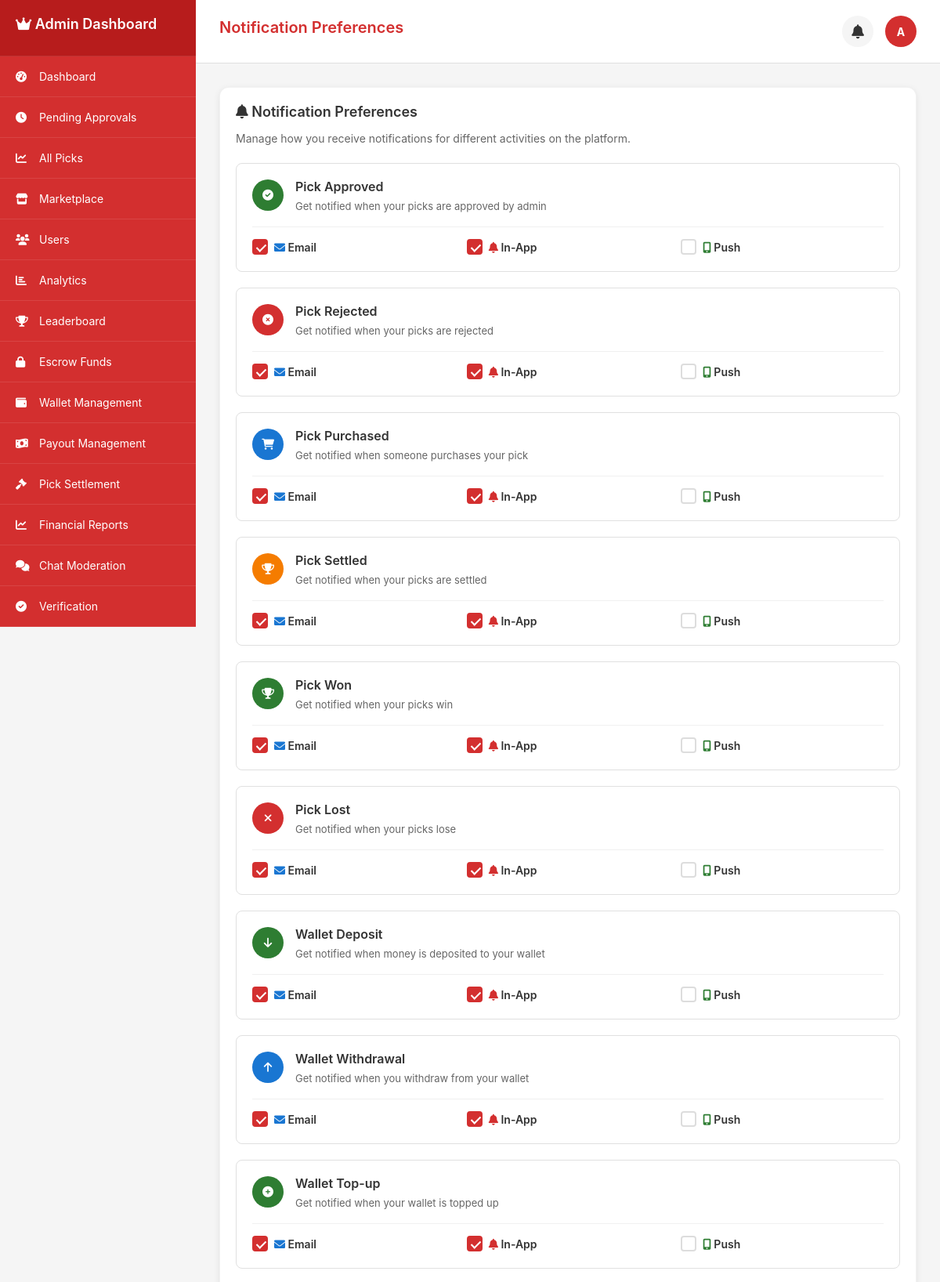
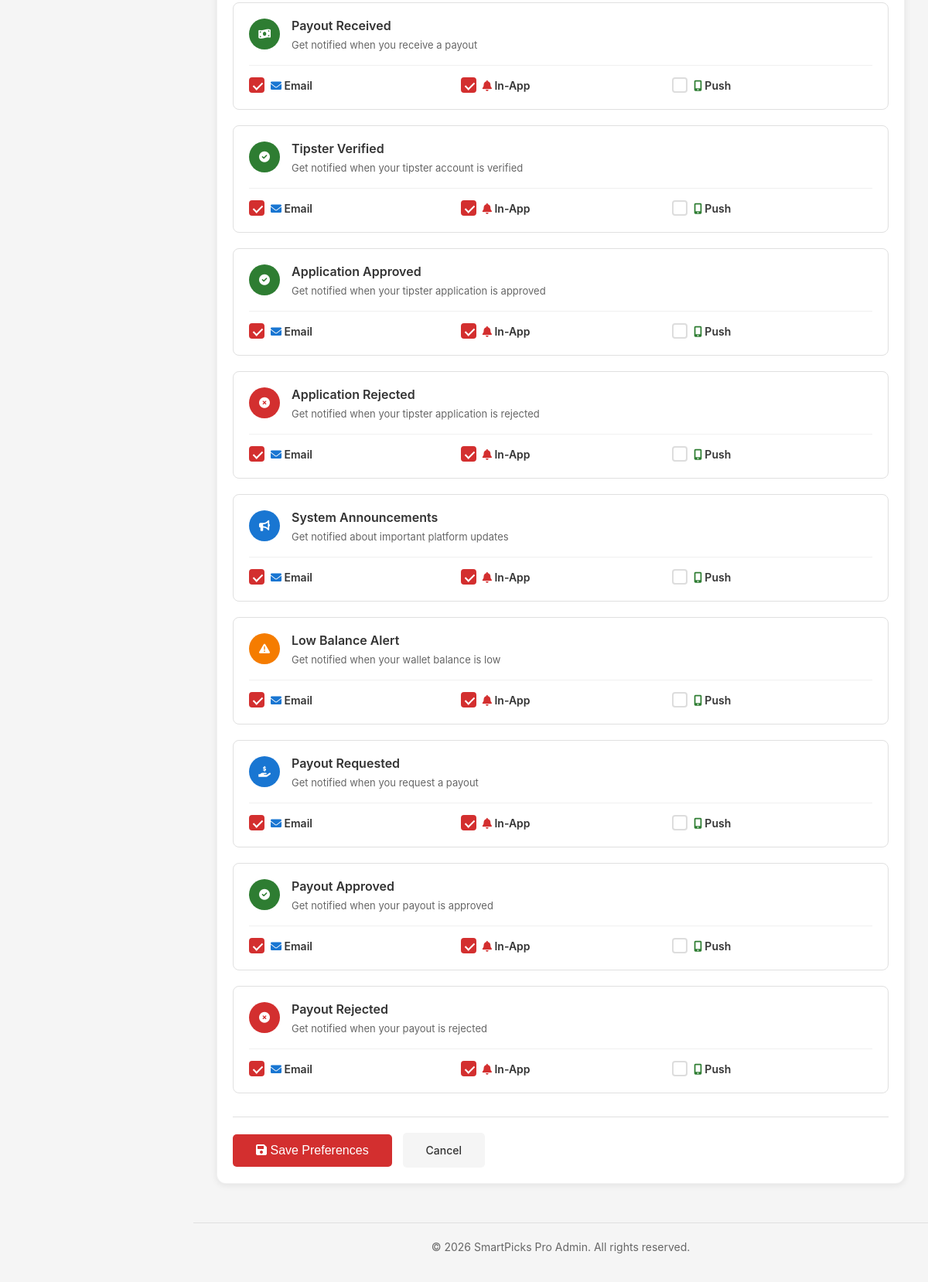
/notification_preferences (signed in), run on the app's committed database (2 pictures, top to bottom).
### tables this page shows
CREATE TABLE `users` (
  `id` int(11) NOT NULL AUTO_INCREMENT,
  `username` varchar(50) NOT NULL,
  `email` varchar(100) NOT NULL,
  `password` varchar(255) NOT NULL,
  `display_name` varchar(100) NOT NULL,
  `avatar` varchar(255) DEFAULT NULL,
  `role` enum('user','tipster','admin') DEFAULT 'user',
  `status` enum('active','inactive','suspended') DEFAULT 'active',
  `phone` varchar(20) DEFAULT NULL,
  `country` varchar(50) DEFAULT 'Ghana',
  `timezone` varchar(50) DEFAULT 'Africa/Accra',
  `last_login` datetime DEFAULT NULL,
  `created_at` datetime DEFAULT current_timestamp(),
  `updated_at` datetime DEFAULT current_timestamp() ON UPDATE current_timestamp(),
  `country_code` varchar(3) DEFAULT 'GHA',
  `flag_emoji` varchar(10) DEFAULT '??',
  `is_online` tinyint(1) DEFAULT 0,
  `last_activity` datetime DEFAULT NULL,
  `is_verified` tinyint(1) DEFAULT 0,
  `email_notifications` tinyint(1) DEFAULT 1,
  `sms_notifications` tinyint(1) DEFAULT 0,
  `push_notifications` tinyint(1) DEFAULT 1,
  `bio` text DEFAULT NULL,
  PRIMARY KEY (`id`),
  UNIQUE KEY `username` (`username`),
  UNIQUE KEY `email` (`email`),
  KEY `idx_username` (`username`),
  KEY `idx_email` (`email`),
  KEY `idx_role` (`role`),
  KEY `idx_status` (`status`),
  KEY `idx_country_code` (`country_code`),
  KEY `idx_is_online` (`is_online`)
);

CREATE TABLE IF NOT EXISTS `user_notification_preferences` (
    `id` INT(11) NOT NULL AUTO_INCREMENT,
    `user_id` INT(11) NOT NULL,
    `notification_type` VARCHAR(50) NOT NULL,
    `email_enabled` TINYINT(1) DEFAULT 1,
    `in_app_enabled` TINYINT(1) DEFAULT 1,
    `push_enabled` TINYINT(1) DEFAULT 0,
    `created_at` DATETIME DEFAULT CURRENT_TIMESTAMP,
    `updated_at` DATETIME DEFAULT CURRENT_TIMESTAMP ON UPDATE CURRENT_TIMESTAMP,
    PRIMARY KEY (`id`),
    UNIQUE KEY `unique_user_type` (`user_id`, `notification_type`),
    INDEX `idx_user_id` (`user_id`),
    FOREIGN KEY (`user_id`) REFERENCES `users`(`id`) ON DELETE CASCADE
);

### app/models/Database.php (called while the page is built, shortened)
<?php
class Database {
    private static $instance = null;
    private $connection = null;
    public static function getInstance() {
        if (self::$instance === null) {
            self::$instance = new self();
        }
        return self::$instance;
    }
    private function connect() {
        try {
            require_once __DIR__ . '/../../config/config.php';
            $dbConfig = config('database');
            $dsn = "mysql:host={$dbConfig['host']};port={$dbConfig['port']};dbname={$dbConfig['name']};charset={$dbConfig['charset']}";
            $this->connection = new PDO($dsn, $dbConfig['user'], $dbConfig['pass'], [
                PDO::ATTR_ERRMODE => PDO::ERRMODE_EXCEPTION,
                PDO::ATTR_DEFAULT_FETCH_MODE => PDO::FETCH_ASSOC,
                PDO::ATTR_EMULATE_PREPARES => false,
                PDO::ATTR_PERSISTENT => false
            ]);
        } catch (PDOException $e) {
            throw new Exception("Database connection failed: " . $e->getMessage());
        }
    }
    public function query($sql, $params = []) {
        try {
            $stmt = $this->connection->prepare($sql);
            $stmt->execute($params);
            return $stmt;
        } catch (PDOException $e) {
            throw new Exception("Query failed: " . $e->getMessage());
        }
    }
    public function fetch($sql, $params = []) {
        $stmt = $this->query($sql, $params);
        return $stmt->fetch();
    }
    public function fetchAll($sql, $params = []) {
        $stmt = $this->query($sql, $params);
        return $stmt->fetchAll();
    }
}
?>

### app/models/Logger.php (called while the page is built, shortened)
<?php
class Logger {
    private static $instance = null;
    public static function getInstance() {
        if (self::$instance === null) {
            self::$instance = new self();
        }
        return self::$instance;
    }
}
?>

### app/models/MailService.php (called while the page is built, shortened)
<?php
require_once __DIR__ . '/Database.php';
require_once __DIR__ . '/Logger.php';
class MailService {
    private static $instance = null;
    private $db;
    private $logger;
    private function __construct() {
        $this->db = Database::getInstance();
        $this->logger = Logger::getInstance();
        $this->loadConfig();
    }
    public static function getInstance() {
        if (self::$instance === null) {
            self::$instance = new self();
        }
        return self::$instance;
    }
    private function loadConfig() {
        try {
            $settings = $this->db->fetchAll("
                SELECT setting_key, `value`
                FROM platform_settings
                WHERE setting_key LIKE 'email_%'
            ");
            foreach ($settings as $setting) {
                $key = str_replace('email_', '', $setting['setting_key']);
            }
        } catch (Exception $e) {
            $errorMessage = $e->getMessage();
            $this->logger->warning('Failed to load email config from database, using defaults', [
                'error' => $errorMessage,
                'trace' => $e->getTraceAsString()
            ]);
            error_log("MailService loadConfig error: " . $errorMessage);
            error_log("Query attempted: SELECT setting_key, `value` FROM platform_settings WHERE setting_key LIKE 'email_%'");
            $this->config = [
                'enabled' => false,
                'method' => 'mail',
                'from_email' => 'noreply@betrollover.com',
                'from_name' => 'SmartPicks Pro',
                'admin_email' => 'admin@betrollover.com'
            ];
        }
    }
}
?>

### config/config.php (called while the page is built, shortened)
<?php
$config = [
    'app_name' => 'BetRollover',
    'app_version' => '2.0.0',
    'country' => 'Ghana',
    'currency' => 'GHS',
    'timezone' => 'Africa/Accra',
    'database' => [
        'host' => 'localhost',
        'port' => 3306,
        'name' => 'betrollover_workingdata',
        'user' => 'betrollover_workinguser',
        'pass' => 'x3MwB%^UuUPh',
        'charset' => 'utf8mb4'
    ],
    'logging' => [
        'enabled' => true,
        'level' => 'error',
        'file' => 'error.log',
        'path' => __DIR__ . '/../storage/logs/',
        'max_size' => 10485760,
        'rotate' => true
    ],
    'error_handling' => [
        'display_errors' => false,
        'log_errors' => true,
        'error_reporting' => E_ALL & ~E_DEPRECATED & ~E_STRICT
    ],
    'paystack' => [
        'secret_key' => 'sk_live_7a5d6a4b0d156dd5a9ebb790296a096120b43cdf',
        'public_key' => 'pk_live_31ec7e4d0ed96a9169e7dfbd6265ce4f67dd0721',
        'base_url' => 'https://api.paystack.co',
        'webhook_secret' => 'your_webhook_secret_here'
    ],
    'commissions' => [
        'tipster_rate' => 70.0,
        'platform_rate' => 30.0,
        'payout_fee' => 10.0
    ],
    'geoip' => [
        'api_key' => '',
        'service' => 'ipapi',
        'timeout' => 5,
        'cache_duration' => 3600
    ],
    'chat' => [
        'enabled' => true,
        'max_message_length' => 500,
        'auto_refresh_interval' => 2000,
        'online_timeout' => 5
    ],
    'support' => [
        'enabled' => true,
        'auto_assign' => false,
        'response_timeout' => 24
    ],
    'base_url' => 'https://www.betrollover.com',
    'assets_url' => 'https://www.betrollover.com/public'
];
function config($key, $default = null) {
    global $config;
    $keys = explode('.', $key);
    $value = $config;
    foreach ($keys as $k) {
        if (isset($value[$k])) {
            $value = $value[$k];
        } else {
            return $default;
        }
    }
    return $value;
}
?>

### app/models/NotificationService.php (called while the page is built, shortened)
<?php
require_once __DIR__ . '/Database.php';
require_once __DIR__ . '/Logger.php';
require_once __DIR__ . '/MailService.php';
class NotificationService {
    private static $instance = null;
    private $db;
    private function __construct() {
        $this->db = Database::getInstance();
        $this->mailService = MailService::getInstance();
    }
    public static function getInstance() {
        if (self::$instance === null) {
            self::$instance = new self();
        }
        return self::$instance;
    }
    public function getAllPreferences($userId) {
        return $this->db->fetchAll("
            SELECT notification_type, email_enabled, in_app_enabled, push_enabled
            FROM user_notification_preferences
            WHERE user_id = ?
            ORDER BY notification_type
        ", [$userId]);
    }
}

### app/views/layouts/admin_layout.php (the view, shortened to what this page needs)
<!DOCTYPE html>
<html lang="en">
<head>
    <link rel="stylesheet" href="https://cdnjs.cloudflare.com/ajax/libs/font-awesome/6.0.0-beta3/css/all.min.css">
</head>
<body>
    <div class="sidebar" id="sidebar">
        <div class="sidebar-header">
            <h2><i class="fas fa-crown"></i> Admin Dashboard</h2>
        </div>
        <nav class="sidebar-menu">
            <?php include __DIR__ . '/../components/admin_menu.php'; ?>
        </nav>
    </div>
    <div class="main-content">
        <div class="page-header">
            <h1 class="page-title"><?php echo isset($pageTitle) ? $pageTitle : 'Admin Dashboard'; ?></h1>
            <div class="admin-info">
                <div class="notification-container">
                    <div class="notification-bell" id="notificationBell" onclick="toggleNotificationDropdown()">
                        <i class="fas fa-bell"></i>
                    </div>
                </div>
                <div class="admin-avatar">
                    <?php echo isset($user) ? strtoupper(substr($user['username'], 0, 1)) : 'A'; ?>
                </div>
            </div>
        </div>
        <div class="content-area">
            <?php echo isset($content) ? $content : ''; ?>
        </div>
        <div class="footer">
            <p>&copy; <?php echo date('Y'); ?> SmartPicks Pro Admin. All rights reserved.</p>
        </div>
    </div>
</body>
</html>

### app/controllers/notification_preferences.php (shortened to what this page needs)
<?php
$host = $_SERVER['HTTP_HOST'] ?? $_SERVER['SERVER_NAME'] ?? '';
$isLocalhost = strpos($host, 'localhost') !== false || strpos($host, '127.0.0.1') !== false;
if ($isLocalhost && isset($_SERVER['REQUEST_URI']) && strpos($_SERVER['REQUEST_URI'], '/SmartPicksPro-Local') !== false) {
    $baseUrl = '/SmartPicksPro-Local';
}
require_once CONFIG_PATH . '/config.php';
require_once APP_PATH . '/models/Database.php';
require_once APP_PATH . '/models/NotificationService.php';
$db = Database::getInstance();
$notificationService = NotificationService::getInstance();
$userId = $_SESSION['user_id'];
$user = $db->fetch("SELECT * FROM users WHERE id = ?", [$userId]);
$currentPreferences = $notificationService->getAllPreferences($userId);
$prefsMap = [];
foreach ($currentPreferences as $pref) {
    $prefsMap[$pref['notification_type']] = $pref;
}
$userRole = $_SESSION['role'] ?? 'user';
$layoutFile = $userRole === 'admin' ? 'admin_layout.php' : ($userRole === 'tipster' ? 'tipster_layout.php' : 'user_layout.php');
$pageTitle = 'Notification Preferences';
?>
<div class="card">
    <h2><i class="fas fa-bell"></i> Notification Preferences</h2>
    <p style="color: #666; margin-bottom: 20px;">Manage how you receive notifications for different activities on the platform.</p>
    <form method="POST" action="">
        <div style="display: grid; gap: 20px;">
            <?php foreach ($notificationTypes as $type => $config):
                $pref = $prefsMap[$type] ?? null;
                $emailEnabled = $pref ? (bool)$pref['email_enabled'] : true;
                $inAppEnabled = $pref ? (bool)$pref['in_app_enabled'] : true;
                $pushEnabled = $pref ? (bool)$pref['push_enabled'] : false;
            ?>
                <div style="border: 1px solid #e0e0e0; border-radius: 8px; padding: 20px; background: white;">
                    <div style="display: flex; align-items: start; gap: 15px; margin-bottom: 15px;">
                        <div style="width: 40px; height: 40px; border-radius: 50%; background: <?php echo $config['color']; ?>; display: flex; align-items: center; justify-content: center; color: white; flex-shrink: 0;">
                            <i class="fas fa-<?php echo $config['icon']; ?>"></i>
                        </div>
                        <div style="flex: 1;">
                            <h3 style="margin: 0 0 5px 0; font-size: 16px; font-weight: 600;"><?php echo htmlspecialchars($config['title']); ?></h3>
                            <p style="margin: 0; color: #666; font-size: 13px;"><?php echo htmlspecialchars($config['description']); ?></p>
                        </div>
                    </div>
                    <div style="display: grid; grid-template-columns: repeat(auto-fit, minmax(150px, 1fr)); gap: 15px; padding-top: 15px; border-top: 1px solid #f0f0f0;">
                        <label style="display: flex; align-items: center; gap: 8px; cursor: pointer;">
                            <input type="checkbox" name="preferences[<?php echo $type; ?>][email]" value="1" <?php echo $emailEnabled ? 'checked' : ''; ?>>
                            <span><i class="fas fa-envelope" style="color: #1976d2;"></i> Email</span>
                        </label>
                        <label style="display: flex; align-items: center; gap: 8px; cursor: pointer;">
                            <input type="checkbox" name="preferences[<?php echo $type; ?>][in_app]" value="1" <?php echo $inAppEnabled ? 'checked' : ''; ?>>
                            <span><i class="fas fa-bell" style="color: #d32f2f;"></i> In-App</span>
                        </label>
                        <label style="display: flex; align-items: center; gap: 8px; cursor: pointer;">
                            <input type="checkbox" name="preferences[<?php echo $type; ?>][push]" value="1" <?php echo $pushEnabled ? 'checked' : ''; ?>>
                            <span><i class="fas fa-mobile-alt" style="color: #2e7d32;"></i> Push</span>
                        </label>
                    </div>
                </div>
            <?php endforeach; ?>
        </div>
        <div style="margin-top: 30px; padding-top: 20px; border-top: 1px solid #e0e0e0;">
            <button type="submit" class="btn btn-primary" style="padding: 12px 30px; font-size: 16px;">
                <i class="fas fa-save"></i> Save Preferences
            </button>
            <a href="<?php echo $baseUrl; ?>/<?php echo $userRole === 'admin' ? 'admin_dashboard' : ($userRole === 'tipster' ? 'tipster_dashboard' : 'user_dashboard'); ?>" class="btn" style="padding: 12px 30px; margin-left: 10px; background: #f5f5f5; color: #333; text-decoration: none;">
                Cancel
            </a>
        </div>
    </form>
</div>
<?php
$content = ob_get_clean();
include __DIR__ . '/../views/layouts/' . $layoutFile;

### data on the page
users: username "A"
user_notification_preferences: email_enabled "☑", in_app_enabled "☑"
user_notification_preferences: email_enabled "☑", in_app_enabled "☑"
user_notification_preferences: email_enabled "☑", in_app_enabled "☑"
user_notification_preferences: email_enabled "☑", in_app_enabled "☑"
user_notification_preferences: email_enabled "☑", in_app_enabled "☑"
user_notification_preferences: email_enabled "☑", in_app_enabled "☑"

### other printed values
$item['text'] "Dashboard"
$item['text'] "Pending Approvals"
$item['text'] "All Picks"
$item['text'] "Marketplace"
$item['text'] "Users"
$item['text'] "Analytics"
$item['text'] "Leaderboard"
$item['text'] "Escrow Funds"
$item['text'] "Wallet Management"
$item['text'] "Payout Management"
$item['text'] "Pick Settlement"
$item['text'] "Financial Reports"
$item['text'] "Chat Moderation"
$item['text'] "Verification"
$pageTitle "Notification Preferences"
